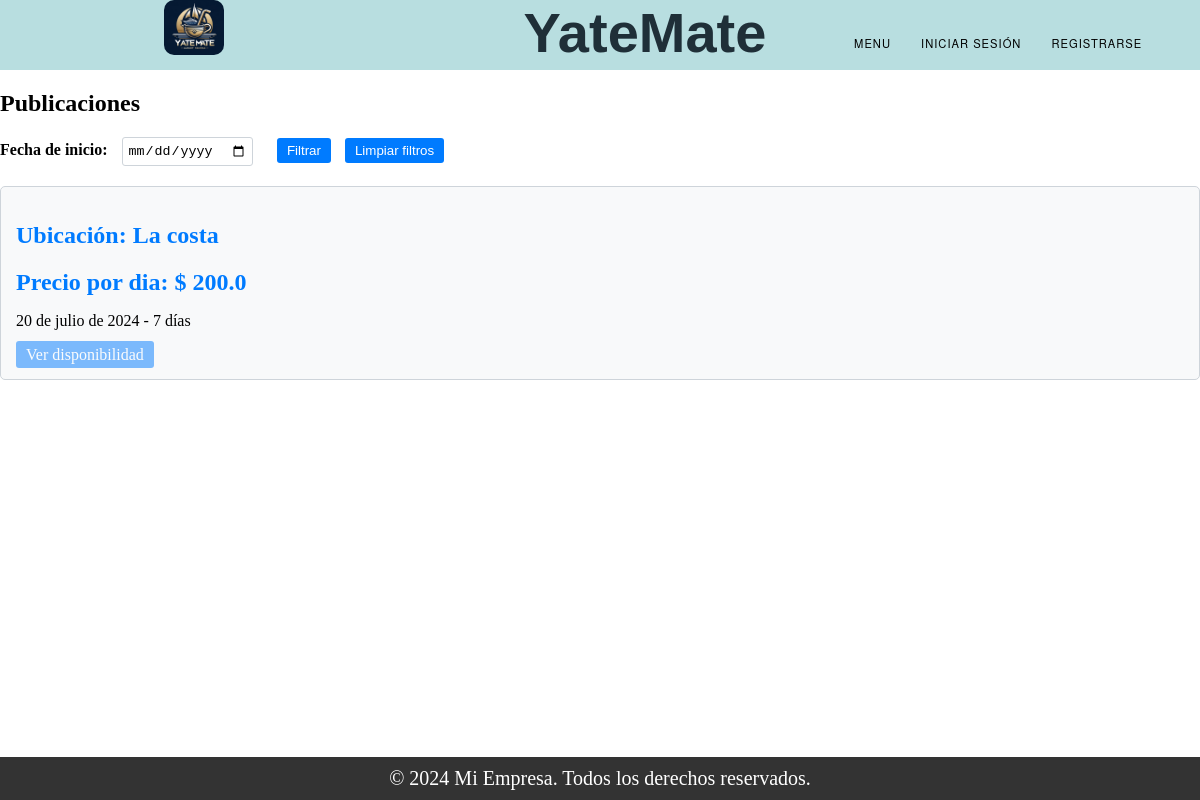
The page /list_amarra/ on the database as committed earlier.
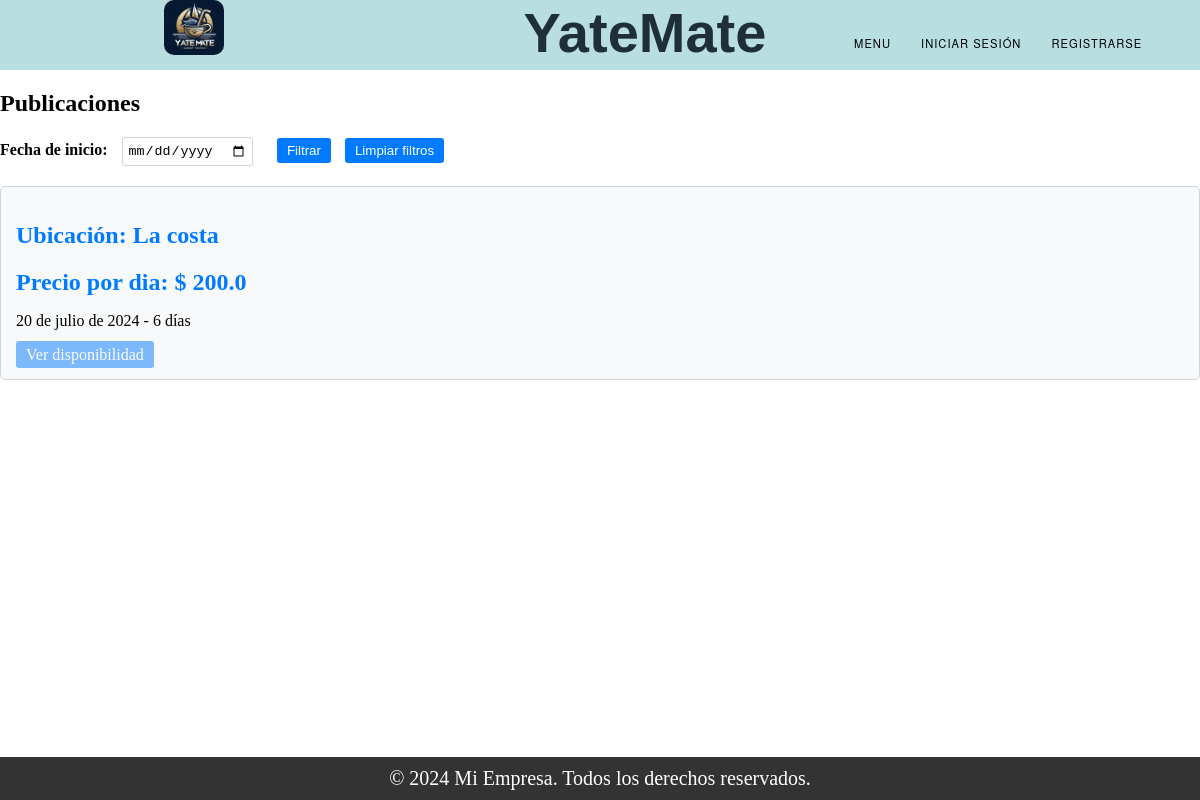
The same page on the database as committed later.
### Amarra/models.py (models this page shows, shortened)
class Publicacion_Amarra(models.Model):
    ESTADOS = (
        ('Vigente', 'Vigente'),
        ('En Proceso', 'En Proceso'),
        ('Finalizado', 'Finalizado'),
    )
    dueño = models.ForeignKey(User, on_delete=models.CASCADE, null=True)
    precio = models.TextField()
    fecha_inicio = models.DateField()
    cant_dias = models.TextField()
    ubicacion = models.TextField()
    cant_dias_disponibles = models.TextField(null=True)
    estado = models.CharField(max_length=20, choices=ESTADOS, default='Vigente')
    def actualizar_dias_disponibles(self):
        hoy = timezone.now().date()
        diferencia_dias = (hoy - self.fecha_inicio).days
        fechas_pasadas = [self.fecha_inicio + timedelta(days=x) for x in range((hoy - self.fecha_inicio).days + 1)]
        def contar_reservas_en_fechas_pasadas():
            return sum(
            1 for reserva in Reserva.objects.filter(publicacion=self)
            if any(reserva.fecha_ingreso <= fecha < (reserva.fecha_ingreso + timedelta(days=int(reserva.cant_dias))) for fecha in fechas_pasadas)
        )
        diferencia_dias = diferencia_dias - contar_reservas_en_fechas_pasadas()
        if diferencia_dias > 0:
            dias_disponibles = int(float(self.cant_dias)) - diferencia_dias
            reservas = Reserva.objects.filter(publicacion=self)
            total_reserved_days = sum([int(reserva.cant_dias) for reserva in reservas])
            self.cant_dias_disponibles = str(dias_disponibles - total_reserved_days)
        else:
            dias_disponibles = int(self.cant_dias)
            reservas = Reserva.objects.filter(publicacion=self)
            total_reserved_days = sum([int(reserva.cant_dias) for reserva in reservas])
            self.cant_dias_disponibles = str(dias_disponibles - total_reserved_days)
        if int(self.cant_dias_disponibles) <= 0:
            self.cant_dias_disponibles = '0'
            self.estado = 'En Proceso'
        else:
            self.estado = 'Vigente'
        self.save()

### Amarra/views.py (the view)
# urls.py: path('list_amarra/', views.list_amarra, name="list_amarra"),
def list_amarra(request):
    if request.method == 'GET' and 'fecha_inicio' in request.GET:
        fecha_inicio = request.GET.get('fecha_inicio')
        try:
            fecha_inicio = datetime.strptime(fecha_inicio, '%Y-%m-%d').date()
            if fecha_inicio < timezone.now().date():
                messages.error(request, 'La fecha no puede ser en el pasado.')
                return redirect('list_amarra')
        except ValueError:
            messages.error(request, 'Formato de fecha inválido.')
            return redirect('list_amarra')
        Amarras = Publicacion_Amarra.objects.filter(fecha_inicio__lte=fecha_inicio)
        Amarras = [amarra for amarra in Amarras if amarra.is_available_on(fecha_inicio)]
    else:
        usuario_id = request.session.get('user_id')
        if usuario_id:
            usuario = get_object_or_404(User, id=usuario_id)
            Amarras = Publicacion_Amarra.objects.exclude(dueño=usuario)
        else:
            Amarras = Publicacion_Amarra.objects.all()
        Amarras = [amarra for amarra in Amarras if int(amarra.cant_dias_disponibles) > 0]
    for amarra in Amarras:
        amarra.actualizar_dias_disponibles()
    return render(request, "list_amarra.html", {'objetos': Amarras})

### Trueque/context_processors.py (called while the page is built)
def conversaciones_usuario(request):
    user_id = request.session.get('user_id')
    if user_id:
        conversaciones = Conversacion.objects.filter(Q(dueño_publicacion=user_id) | Q(solicitante=user_id))
        return {'conversaciones_usuario': conversaciones}
    else:
        return {'conversaciones_usuario': []}

### Amarra/templates/list_amarra.html (shortened to what this page needs)
{% extends "base.html" %}
{% block content %}
<h2>Publicaciones</h2>
<form id="filtroForm" method="GET" action="">
    <div class="filter-form">
        <label for="fecha_inicio">Fecha de inicio:</label>
        <input type="date" id="fecha_inicio" name="fecha_inicio" min="{{ fecha_actual }}" max="{{ ultima_fecha }}" />
        <button type="button" onclick="validarFechas()">Filtrar</button>
        <button type="button" onclick="limpiarFiltros()">Limpiar filtros</button>
    </div>
</form>
<div class="amarras-container">
    {% if objetos %}
        {% for amarra in objetos %}
            {% if amarra.estado == 'Vigente' %}
                <div class="card" data-fecha="{{ amarra.fecha_inicio }}">
                    <h2 class="card-title">Ubicación: {{ amarra.ubicacion }} </h2>
                    <h2 class="card-title">Precio por dia: $ {{ amarra.precio }}</h2>
                    <p>{{ amarra.fecha_inicio }} - {{ amarra.cant_dias_disponibles}} días</p>
                    {% if request.session.user_type == 'Usuario' or request.session.user_type == 'Cliente' %}
                        {% if request.session.user_id !=  amarra.dueño.id %}
                            <a href="{% url 'crear_reserva' publicacion_id=amarra.id %}" class="btn-card">Ver disponibilidad</a>
                        {% endif %}
                    {% else %}
                        <a type="button" style="opacity: 0.5;" class="btn btn-card mt-3" disabled>Ver disponibilidad</a>
                    {% endif %}
                </div>
            {% endif %}
        {% endfor %}
    {% else %}
        <p>No hay amarras temporales disponibles</p>
    {% endif %}
</div>
{% endblock %}

Rows that differ between the two databases and show on the page:
changed Publicacion_Amarra "La costa": cant_dias_disponibles "7" → "6"
